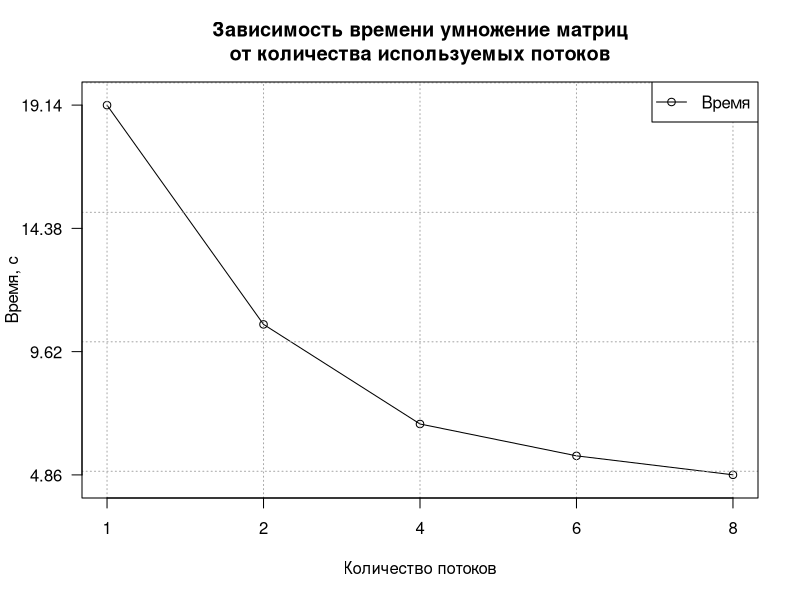

The R script that drew this image:
threads <- c( 1, 2, 4, 6, 8 )
time <- c( 19.1375, 10.6722, 6.82628, 5.59582, 4.8632 )

png( filename = "~/Documents/Diploma/Theory/Paper/Figures/ThreadsNumberTime.png",
  height = 600,
  width = 800,
  bg = "white"
)

plot( time,
  type = "o",
  ylim = c( min( time ) - c( 0.3 ),
            max( time ) + c( 0.3 )
          ),
  axes = FALSE,
  ann = FALSE
)

grid( col = "darkgray" )

axis( 1,
  at = 1 : length( time ),
  lab = threads
)

axis( 2,
  las = 1,
  at = round( seq( from = min( time ),
    to = max( time ),
    length.out = 4 ),
  2 )
)

box()

title( main = "Зависимость времени умножение матриц\nот количества используемых потоков" )
title( xlab = "Количество потоков" )
title( ylab = "Время, с" )

legend( "topright",
  max( time ),
  "Время",
  pch = 21,
  lty = 1
)

dev.off()
